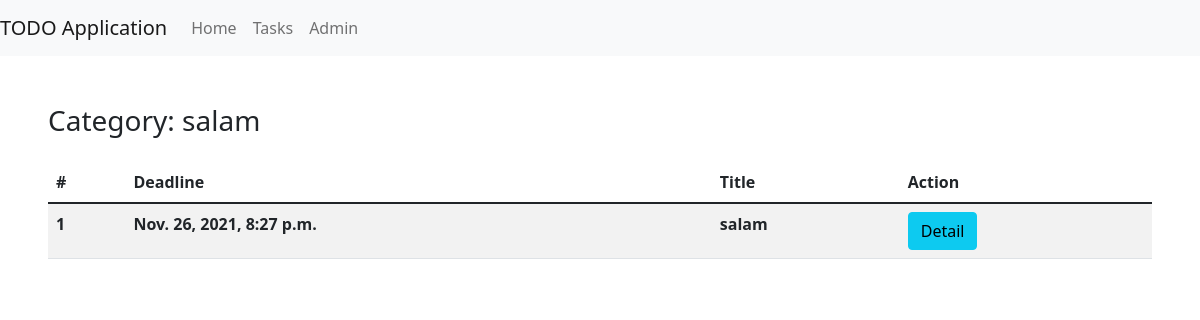
Screenshot of /categories/4/ with the database file from the repository.
### todo/models.py (models this page shows, shortened)
class Category(models.Model):
    name = models.CharField(max_length=30)

class Task(models.Model):
    PRIORITY_CHOICES = [(3,"Low"), (2,"Medium"), (1,"High")]
    category = models.ForeignKey(Category, on_delete=models.CASCADE)
    title = models.CharField(max_length=30)
    description = models.TextField()
    priority = models.IntegerField(choices=PRIORITY_CHOICES)
    schedule = models.DateTimeField()

### todo/views.py (the view)
# urls.py: path('categories/<int:pk>/', CategoryDetailView.as_view(), name='category_detail'),
class CategoryDetailView(DetailView):
    model = Category
    def get_context_data(self, **kwargs):
        context = super().get_context_data(**kwargs)
        context["tasks"] = Task.objects.filter(category=context["category"])
        return context

### templates/todo/category_detail.html
{% extends 'base.html' %}
{% block navbar %}
    <li class="nav-item">
        <a class="nav-link" href={% url 'index' %}>Home</a>
    </li>
    <li class="nav-item">
        <a class="nav-link" href={% url 'tasks' %}>Tasks</a>
    </li>
    <li class="nav-item">
        <a class="nav-link" href={% url 'admin:index' %}>Admin</a>
    </li>
{% endblock navbar %}
{% block content %}
<h3>Category: {{category.name}}</h3>
<table class="table table-striped mt-4">
    <thead>
        <tr>
            <th scope="col">#</th>
            <th scope="col">Deadline</th>
            <th scope="col">Title</th>
            <th scope="col">Action</th>
        </tr>
    </thead>
    <tbody>
        {% for task in tasks %}
        <tr>
            <th scope="row">{{forloop.counter}}</th>
            <th >{{task.schedule}}</th>
            <th >{{task.title}}</th>
            <th>
                <a href="{% url 'task_detail' task.pk %}" class="btn btn-info">Detail</a>
            </th>
        </tr>
        {% endfor %}
    </tbody>
</table>
{% endblock content %}

### rows the page displays
Category: name "salam"
Task: schedule "Nov. 26, 2021, 8:27 p.m.", title "salam"
